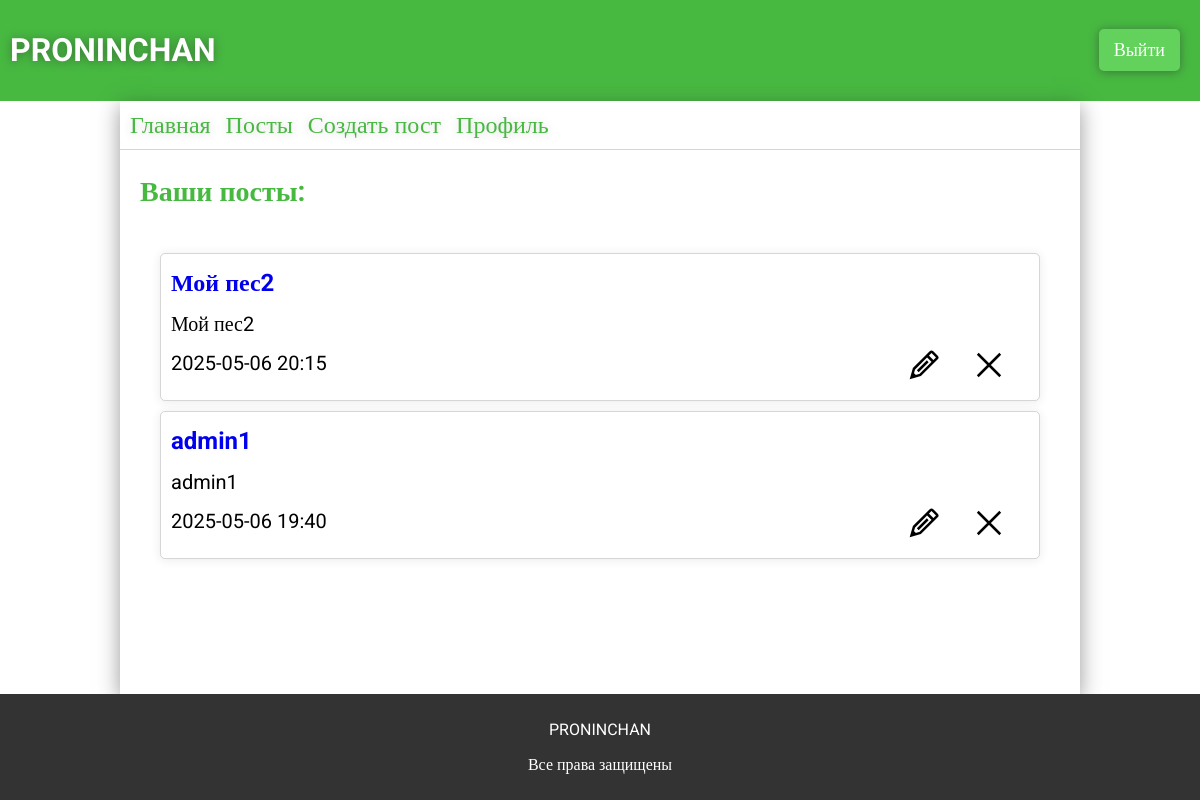
The app's page /user_posts (signed in), older data.
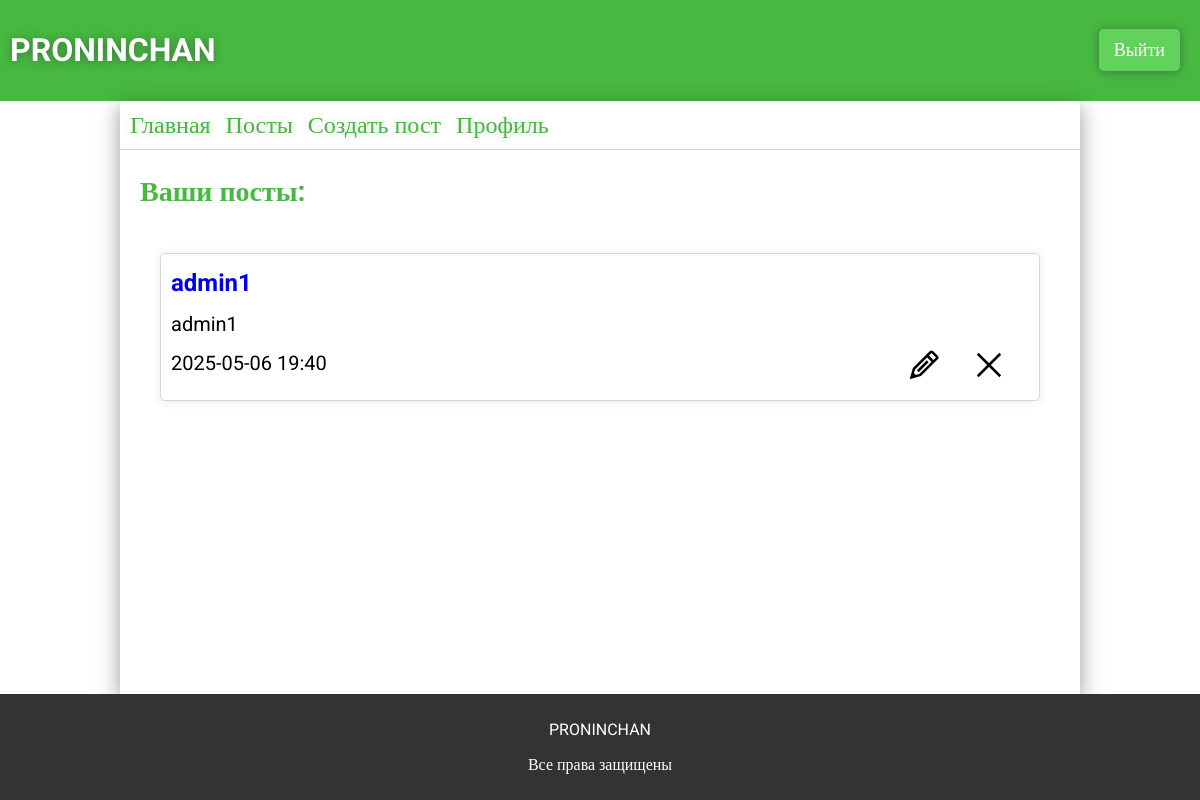
The same page, newer data.
### app.py (models this page shows)
class ForumPosts(db.Model):
    __tablename__ = 'forum_posts'
    id = db.Column(db.Integer, primary_key=True)
    user_id = db.Column(db.Integer, db.ForeignKey('users.id'), nullable=False)
    theme = db.Column(db.String(124), nullable=False)
    text = db.Column(db.Text, nullable=False)
    section_id = db.Column(db.Integer, db.ForeignKey('forum_sections.id'), nullable=False)
    category_id = db.Column(db.Integer, db.ForeignKey('forum_categories.id'), nullable=False)
    created_at = db.Column(db.DateTime, default=datetime.now)
    user = db.relationship("Users", backref="posts")
    sections = db.relationship("ForumSections")
    categories = db.relationship("ForumCategory")
    all_comments = db.relationship("ForumComments", backref="forum_post", cascade="all, delete-orphan")

### app.py (the view)
@app.route('/user_posts')
def user_posts():
    if 'user' in session:
        try:
            access = (Users.query.filter_by(id=session['user']).first()).access
        except:
            return redirect(url_for('logout'))
        user_posts =  ForumPosts.query.filter_by(user_id=session['user']).order_by(ForumPosts.created_at.desc()).all()
        return render_template('user_posts.html', posts=user_posts, access=access)
    return render_template('profile.html')

### templates/user_posts.html (shortened to what this page needs)
{% extends 'base.html' %}
{% block main %}
<link rel="stylesheet" href="{{ url_for('static', filename='css/profile.css') }}">
{% if session['user'] %}
<div class="commentsposts">
    <p>Ваши посты:</p>
    <div class="commentsposts-container">
        {% for post in posts %}
            <div class="commentsposts-container-post" id="post-{{post.id}}">
                <div class="commentsposts-container-post-edit">
                    <img src="../static/img/Edit.svg" alt="" class="edit-post" id="post-{{post.id}}" data-post-id="{{post.id}}">
                    <img src="../static/img/Close.svg" alt="" class="delete-post" data-post-id="{{post.id}}">
                </div>
                <a class="post-theme" href="{{url_for('post', post=post.id)}}">{{post.theme}}</a>
                <p class="post-text"  data-text="{{post.text}}">{{post.text | truncate(150, True, '...')}}</p>
                <p class="post-created">{{post.created_at.strftime('%Y-%m-%d %H:%M')}}</p>
            </div>
            {% endfor %}
    </div>
</div>
{% else %}
    <div class="login">
        <h2>Войдите в аккаунт</h2>
    </div>
{% endif %}
{% endblock %}

Row changes from the older to the newer data that the page shows:
removed ForumPosts: theme "Мой пес2", text "Мой пес2", created_at "2025-05-06 20:15"
